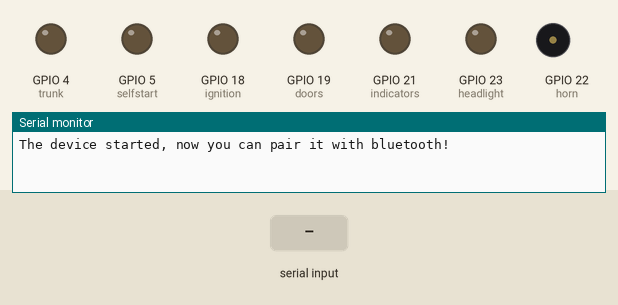
Simulated run of this sketch. Board: ESP32. On the bench: output pins drawn as LEDs (lit = HIGH), buzzer (waves = sounding, pin HIGH), the last lines printed to the serial monitor. The inputs (shaded band) are chosen by the test bench. Nothing arrives over Bluetooth unless stated.

Above: at 1.2 s.
1.3 s: "x" received over the second serial link
At 2.4 s:
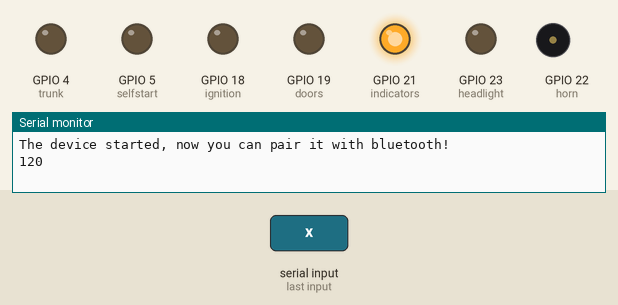
2.8 s: "w" received over the second serial link
At 3.6 s:
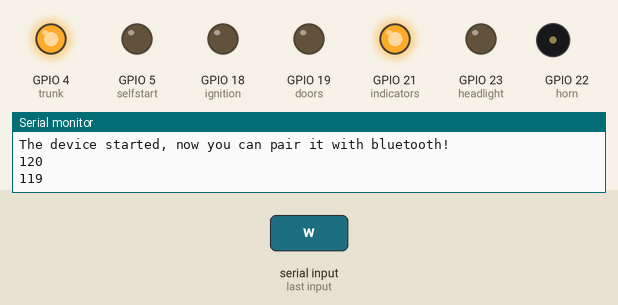
4.3 s: "y" received over the second serial link
At 4.7 s:
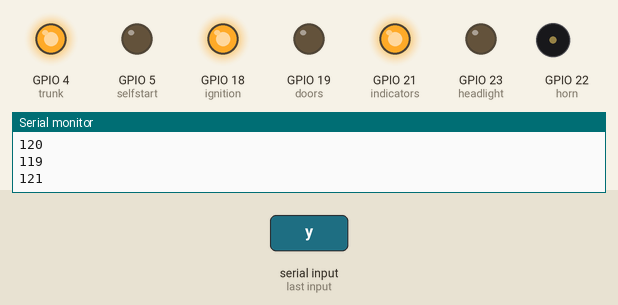
Timing chart, 0 to 8.8 s (numbered marks = the images above; inputs shaded):
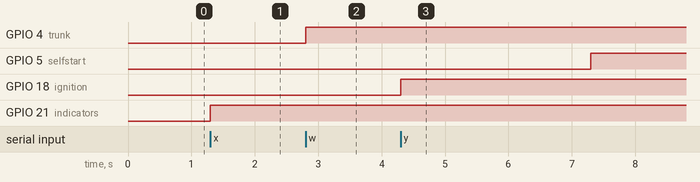

The sketch:

CAR_CODE_mar_2020.ino
```cpp
const int headlight = 23;
const int horn = 22;
const int indicators = 21;
const int doors = 19;
const int ignition = 18;
const int selfstart = 5;
const int trunk = 4;

int del = 3;

#include "BluetoothSerial.h"

#if !defined(CONFIG_BT_ENABLED) || !defined(CONFIG_BLUEDROID_ENABLED)
#error Bluetooth is not enabled! Please run `make menuconfig` to and enable it
#endif

BluetoothSerial SerialBT;

void setup() {
  Serial.begin(115200);
  SerialBT.begin("CarESP32"); //Bluetooth device name
  Serial.println("The device started, now you can pair it with bluetooth!");
  pinMode(headlight, OUTPUT);
  digitalWrite(headlight, LOW);   //1
  pinMode(horn, OUTPUT);
  digitalWrite(horn, LOW);        //2
  pinMode(indicators, OUTPUT);
  digitalWrite(indicators, LOW);  //3
  pinMode(doors, OUTPUT);
  digitalWrite(doors, LOW);       //4
  pinMode(ignition, OUTPUT);
  digitalWrite(ignition, LOW);    //5
  pinMode(selfstart, OUTPUT);
  digitalWrite(selfstart, LOW);   //6
  pinMode(trunk, OUTPUT);
  digitalWrite(trunk, LOW);       //7


 }

void loop() {
  if (Serial.available()) {
    SerialBT.write(Serial.read());
  }
  if (SerialBT.available()) {
   int ip =  SerialBT.read();
   Serial.println(ip);

  if (ip == 125)
  {
    digitalWrite(doors,LOW);
  }
  if (ip == 123)
  {
    digitalWrite(doors,HIGH);
  }
  if (ip == 126)
  {
    digitalWrite(headlight, !digitalRead(headlight));
  }
  if (ip == 124)
  {
    digitalWrite(horn, !digitalRead(horn));
  }
  if (ip == 120)
  {
    digitalWrite(indicators, !digitalRead(indicators));
  }
  if (ip == 119)
  {
    digitalWrite(trunk, !digitalRead(trunk));
  }
  if (ip == 121)
  {
    if (del == 0){
      del = 3;
    }
    digitalWrite(ignition, HIGH);
    delay(3000);
    digitalWrite(selfstart,HIGH);
    delay((del*1000));
    digitalWrite(selfstart,LOW);
  }
  if (ip == 122)
    {
    digitalWrite(selfstart,LOW);
    }
   else
   {
    del = ip;

   }
}
}
```

Measured:
- after the input at 1.3 s, GPIO 21 (indicators): LOW → HIGH at once
- after the input at 2.8 s, GPIO 4 (trunk): LOW → HIGH at once
- after the input at 4.3 s, GPIO 5 (selfstart): LOW → HIGH after 3.0 s; GPIO 18 (ignition): LOW → HIGH at once
